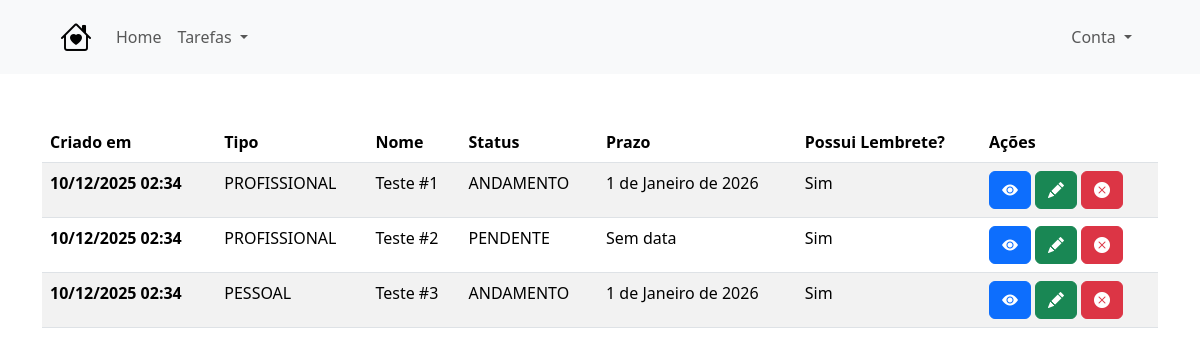
Page /tarefas/visualizar-tarefas/ on the earlier database version.
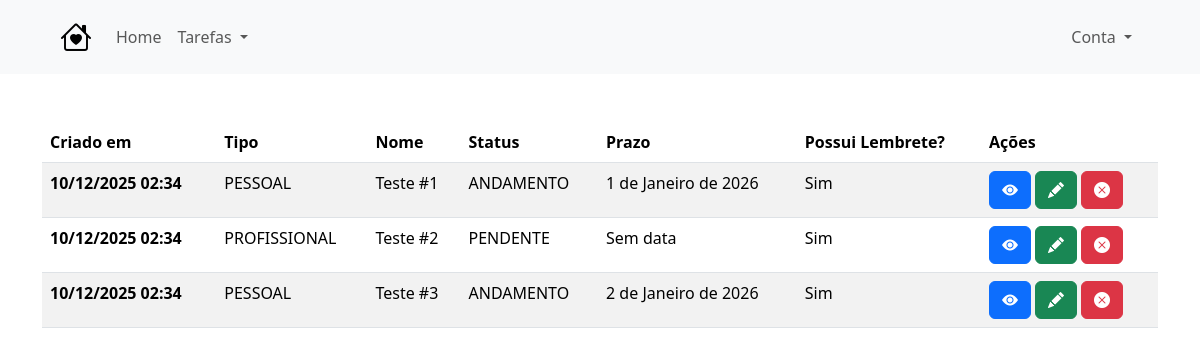
Same page on the later database version.
### tarefas/models.py (models this page shows, shortened)
class Tarefa(models.Model):
    tipo = models.CharField(max_length=12, choices=TipoEnum.choices, default=TipoEnum.PESSOAL)
    criado_em = models.DateTimeField(auto_now_add=True)
    nome = models.CharField(max_length=120)
    prioridade =models.CharField(max_length=9, choices=PrioridadeEnum.choices, default=PrioridadeEnum.NORMAL)
    status = models.CharField(max_length=9, choices=StatusEnum.choices, default=StatusEnum.PENDENTE)
    prazo = models.DateField(null=True, blank=True)
    com_lembrete = models.BooleanField(default=True)

### tarefas/views.py (the view)
# urls.py: path('visualizar-tarefas/', views.visualizar_tarefas, name='visualizar_tarefas'),
def visualizar_tarefas(request):
    tarefas = Tarefa.objects.all()
    context = {
        'tarefas': tarefas,
        'form': TarefaForm()
    }
    return render(request, 'tarefas/visualizar_tarefas.html', context=context)

### tarefas/templates/tarefas/visualizar_tarefas.html (shortened to what this page needs)
{% extends 'base.html' %}
{% block content %}
  <table class="table table-striped table-hover">
    <thead>
      <tr>
        <th scope="col">Criado em</th>
        <th scope="col">Tipo</th>
        <th scope="col">Nome</th>
        <th scope="col">Status</th>
        <th scope="col">Prazo</th>
        <th scope="col">Possui Lembrete?</th>
        <th scope="col">Ações</th>
      </tr>
    </thead>
    <tbody>
        {% for tarefa in tarefas %}
      <tr>
        <th scope="row">{{ tarefa.criado_em|date:"d/m/Y H:i" }}</th>
        <td>{{ tarefa.tipo }}</td>
        <td>{{ tarefa.nome }}</td>
        <td>{{ tarefa.status }}</td>
        <td>{{ tarefa.prazo|default:"Sem data" }}</td>
        <td>{% if tarefa.com_lembrete %}Sim{% else %}Não{% endif %}</td>
        <td >
            <div class="d-flex gap-1">
            <a href="#" class="btn btn-primary disable-on-submit" data-tarefa-id="{{ tarefa.id }}" data-bs-toggle="modal" data-bs-target="#modalVisualizacaoConfirmarAcao">
              <i class="bi bi-eye-fill"></i>
            </a>
            <a href="#" class="btn btn-success" data-tarefa-id="{{ tarefa.id }}" data-bs-toggle="modal" data-bs-target="#modalEdicaoTarefa">
              <i class="bi bi-pencil-fill"></i>
            </a>
            <a href="#" class="btn btn-danger disable-on-submit abrirModalExclusao" data-tarefa-id="{{ tarefa.id }}" data-bs-toggle="modal" data-bs-target="#modalVisualizacaoConfirmarAcao">
              <i class="bi bi-x-circle-fill"></i>
            </a>
            </div>
        </td>
      </tr>
      {% empty %}
      <tr>
        <td colspan=7 class="text-center">Não existem tarefas cadastradas com as especificações selecionadas</td>
      </tr>
      {% endfor %}
    </tbody>
  </table>
{% endblock %}

### templates/base.html (shortened to what this page needs)
<!doctype html>
{% load static %}
<html lang="pt-br">
  <head>
    <link href="https://cdn.jsdelivr.net/npm/bootstrap@5.3.8/dist/css/bootstrap.min.css" rel="stylesheet">
    <link rel="stylesheet" href="https://cdn.jsdelivr.net/npm/bootstrap-icons@1.13.1/font/bootstrap-icons.min.css">
    <link rel="stylesheet" href="{% static 'css/style.css' %}">
  </head>
  <body>
    <nav class="navbar navbar-expand-lg bg-body-tertiary">
        <div class="container-fluid mx-5">
            <a class="navbar-brand" href="#">
                <i class="icon-navbar bi bi-house-heart"></i>
            </a>
            <div class="collapse navbar-collapse" id="navbarSupportedContent">
                <ul class="navbar-nav mb-2 mb-lg-0">
                    <li class="nav-item">
                        <a class="nav-link" href="#">Home</a>
                    </li>
                    <li class="nav-item dropdown">
                        <a class="nav-link dropdown-toggle" href="#" role="button"
                           data-bs-toggle="dropdown" aria-expanded="false">
                           Tarefas
                        </a>
                    </li>
                </ul>
                <ul class="navbar-nav ms-auto mb-2 mb-lg-0">
                    <li class="nav-item dropdown">
                        <a class="nav-link dropdown-toggle" href="#" role="button"
                           data-bs-toggle="dropdown" aria-expanded="false">
                            Conta
                        </a>
                    </li>
                </ul>
            </div>
        </div>
    </nav>
    <div class="container mt-5">
    {% block content %} {% endblock %}
    </div>
  </body>
</html>

### static/css/style.css (style rules this page uses)
.icon-navbar { font-size:32px; }

Differences in the rows shown:
changed Tarefa "Teste #1": tipo "PROFISSIONAL" → "PESSOAL"
changed Tarefa "Teste #3": prazo "1 de Janeiro de 2026" → "2 de Janeiro de 2026"
